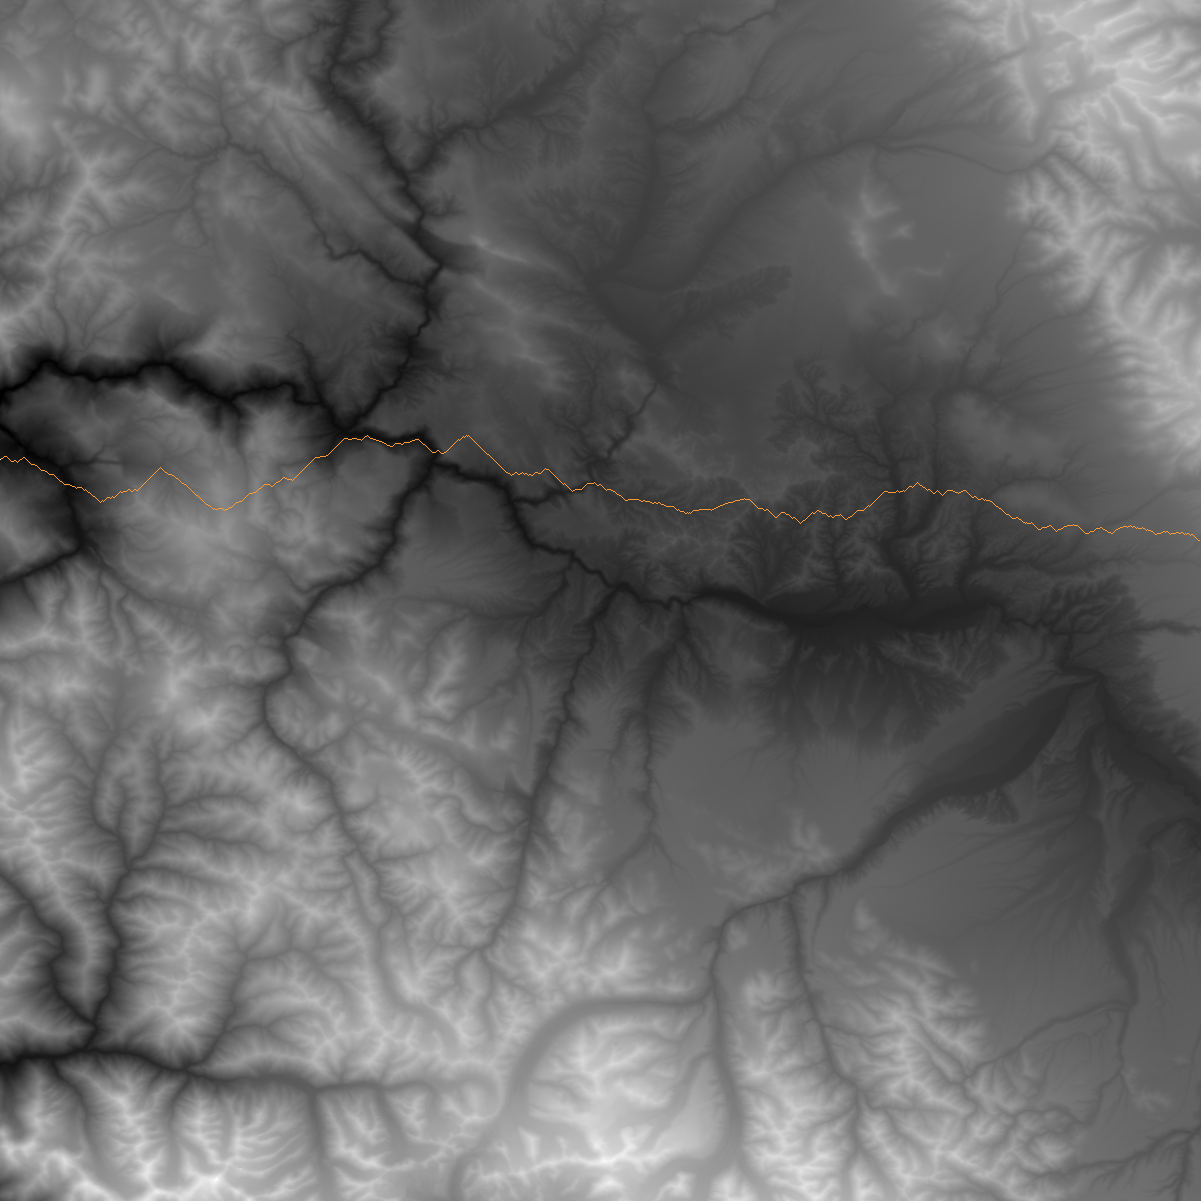

Source code (Python):
from PIL import Image
from random import choice, randrange


class Map:
    def __init__(self, file_path, all_paths=False):
        self.file_path = file_path
        self.elevation_data = []
        self.matrix = []
        self.unique_elevations = []
        self.gradient = {}
        self.width = 0
        self.height = 0
        self.image = None
        self.all_paths = all_paths

    def get_elevation_data(self):
        with open(self.file_path) as file_handler:
           self.elevation_data = file_handler.readlines()

    def get_topo_data(self):
        # [[elev1, elev2], [elev3, evel4]] 
        for row in self.elevation_data:
            row = [int(x) for x in row.lstrip().rstrip("\n").split(" ")]
            self.matrix.append(row)

    def get_unique_elevations(self):
        flat_list = [item for sublist in self.matrix for item in sublist]
        flat_list.sort()
        self.unique_elevations = set(flat_list)

    def build_gradient(self):
        max_elev = max(self.unique_elevations)
        min_elev = min(self.unique_elevations)
        for elev in self.unique_elevations:
            brightness = (elev - min_elev) / (max_elev - min_elev)
            greyscale = int(255 * brightness)
            self.gradient[elev] = (greyscale, greyscale, greyscale, 255)
    
    def generate_image(self, filename):
        self.height = len(self.matrix)
        self.width =  len(self.matrix[0])
        self.image = Image.new("RGBA", (self.width, self.height), color=(0,0,0,255))
        for y, row in enumerate(self.matrix):
            for x, elev in enumerate(row):
                self.image.putpixel((x, y), self.gradient[elev])
        self.image.save(f'{filename}.png')

    def draw_path(self, filename, all_paths):
        if all_paths:
            y_coordinates = range(0, self.height) 
        else:
            y_coordinates = [randrange(0, self.height)]
        for y in y_coordinates:
            x = 0 # set x coordinate to left side of the image
            self.image.putpixel((x, y), (0, 128, 128, 1)) # color the x, y starting coordinate
            elevation = self.matrix[y][x] # store the starting elevation
            for x in range(1, self.width-1): # iterate over the width of the image by x axis
                choices = [] # prepare an empty list hold information about potential path choices
                left = y-1 # defines y coordinate for the potential step to the left
                right = y+1 # defines the y coordinate for the potential step to the right
                forward = y # defines the y coordinate for the potential step forward
                for y in [left, forward, right]: # iterate through three possible steps
                    if (0 <= y < self.height): # ignore steps if above or below the height of the image
                        choices.append({
                            'x': x, 'y': y, 'delta': abs(elevation - self.matrix[y][x])
                        }) # add a dictionary of coordinate inforamtion to the choices list.
                min_delta = min([choice['delta'] for choice in choices]) # identify the minimum change of elevation from the last step to each of the potential steps
                # generate expression to look up the dictionary item in the list that matches the min_delta
                next_step = next((item for item in choices if item['delta'] == min_delta), None)
                # color the next_step
                self.image.putpixel((next_step["x"], next_step["y"]),(255, 153, 51, 255))
                # set the y coordinate for the next iteration
                y = next_step["y"]
        # save the map after interating and drawing all the path points.
        self.image.save(f'{filename}.png')

    
    def topo_map(self, filename):
        self.get_elevation_data()
        self.get_topo_data()
        self.get_unique_elevations()
        self.build_gradient()
        self.generate_image(filename)
        self.draw_path(filename, self.all_paths)

map = Map("elevation_large.txt")   
map.topo_map("map")

map = Map("elevation_large.txt", all_paths=True)   
map.topo_map("map_all_paths")






